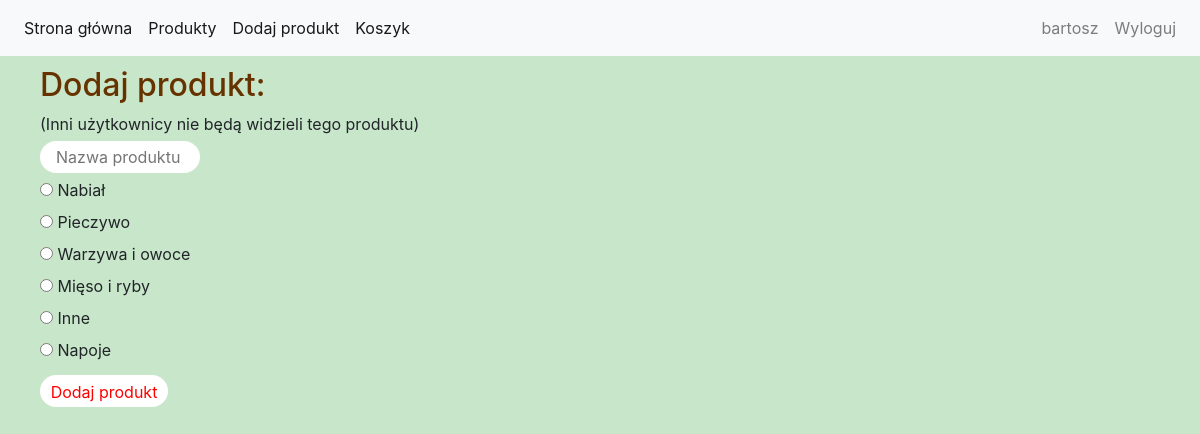
Page /add_product_view/ (signed in) on the committed database.
### project_app/models.py (models this page shows, shortened)
class Category(models.Model):
    id = models.AutoField(primary_key=True)
    category_name = models.TextField(default = 0)

### project_app/views.py (the view)
# urls.py: path('add_product_view/', add_product_view, name='add_product_view'),
@login_required
def add_product_view(request):
    cat = Category.objects.filter()
    context = {'category': cat}
    return render(request, "add_product_form.html", context)

### templates/add_product_form.html (shortened to what this page needs)
{% extends 'base_logged.html' %}
{% load static %}
{% block content %}
<body class="background-color">
    <div style="margin-left: 40px; margin-top: 10px" class="add_product_form">
        <form action="/add_product/" method="post">
            <h2>Dodaj produkt:</h2>
            (Inni użytkownicy nie będą widzieli tego produktu)<br>
            <input class="add_product" id="product_name" type="text" name="product_name" placeholder="Nazwa produktu" maxlength="30">
            <br>
        {% for i in category %}
            <input type="radio" id="{{i.id}}" name="radiocat" value="{{i.id}}">
            <label>{{ i.category_name }}</label><br>
        {% endfor %}
            <input class="add_product_button" type="submit" value="Dodaj produkt"><br>
        </form>
    </div>
</body>
{% endblock %}

### templates/base_logged.html (shortened to what this page needs)
<!DOCTYPE html>
{% load static %}
<html lang="pl">
<head>
    <link rel="stylesheet" href="{% static 'css/style.css' %}">
    <link rel="stylesheet" href="https://stackpath.bootstrapcdn.com/bootstrap/4.4.1/css/bootstrap.min.css"
>
</head>
<body>
<nav class="navbar navbar-expand-lg navbar-light bg-light">
  <div class="collapse navbar-collapse" id="navbarNav">
    <ul class="navbar-nav">
      <li class="nav-item active">
        <a class="nav-link" href="{% url 'home' %}">Strona główna <span class="sr-only">(current)</span></a>
      </li>
      <li class="nav-item active">
        <a class="nav-link" href="{% url 'my_search' %}">Produkty<span class="sr-only">(current)</span></a>
      </li>
      <li class="nav-item active">
        <a class="nav-link" href="{% url 'add_product_view' %}">Dodaj produkt <span class="sr-only">(current)</span></a>
      </li>
      <li class="nav-item active">
        <a class="nav-link" href="{% url 'cart' %}">Koszyk <span class="sr-only">(current)</span></a>
      </li>
    </ul>
      <ul class="navbar-nav ml-auto">
      <li class="nav-item">
        <a class="nav-link" href="{% url 'edit_profil' %}">{% if request.user.is_authenticated %}{{ request.user }}{% endif %}</a>
      </li>
      <li class="nav-item">
        <a class="nav-link" href="{% url 'logout' %}">Wyloguj</a>
      </li>
    </ul>
  </div>
</nav>
{% block content %}
{% endblock %}
</body>
</html>

### public/static/css/style.css (style rules this page uses)
h2 { color: #663300; size: 10; }
.background-color { background: #C8E6C9; }
.add_product { height: 2rem; width: 10rem; margin: 0.3rem auto; padding: 1rem; border: 0px; border-radius: 2rem; background: white; color: black; }

### rows in the picture
Category: category_name "Nabiał"
Category: category_name "Pieczywo"
Category: category_name "Warzywa i owoce"
Category: category_name "Mięso i ryby"
Category: category_name "Inne"
Category: category_name "Napoje"

### other values in the picture
{{ request.user }} "bartosz"
